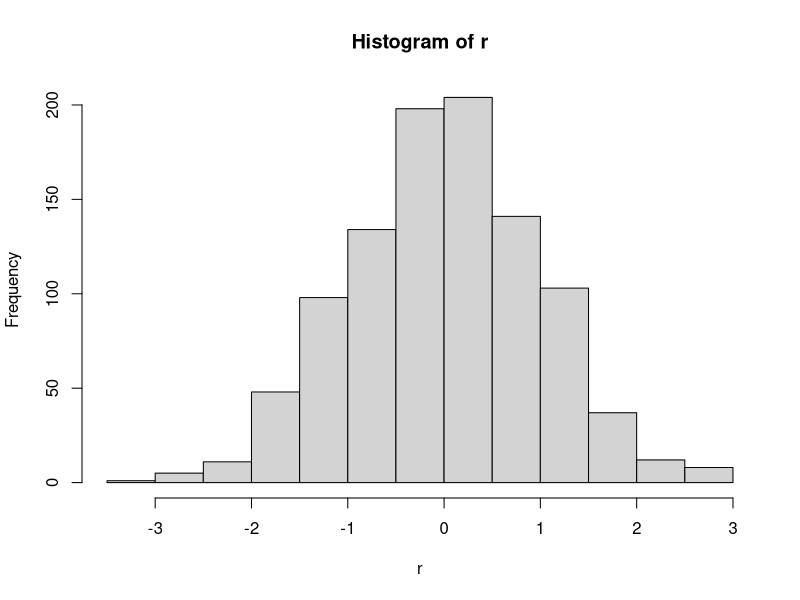
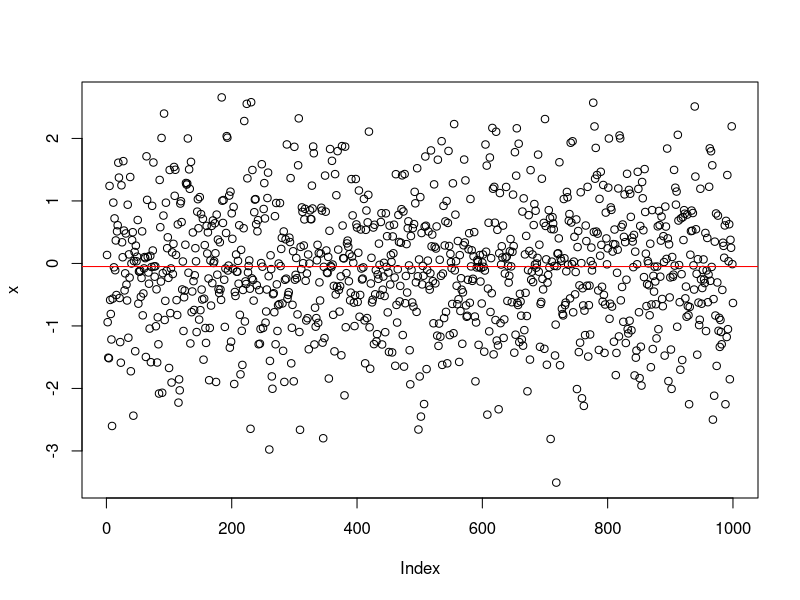
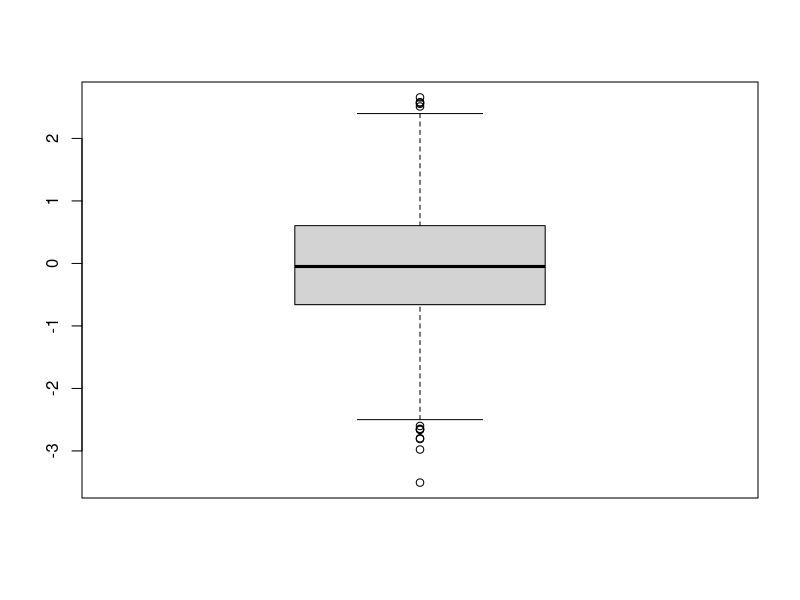
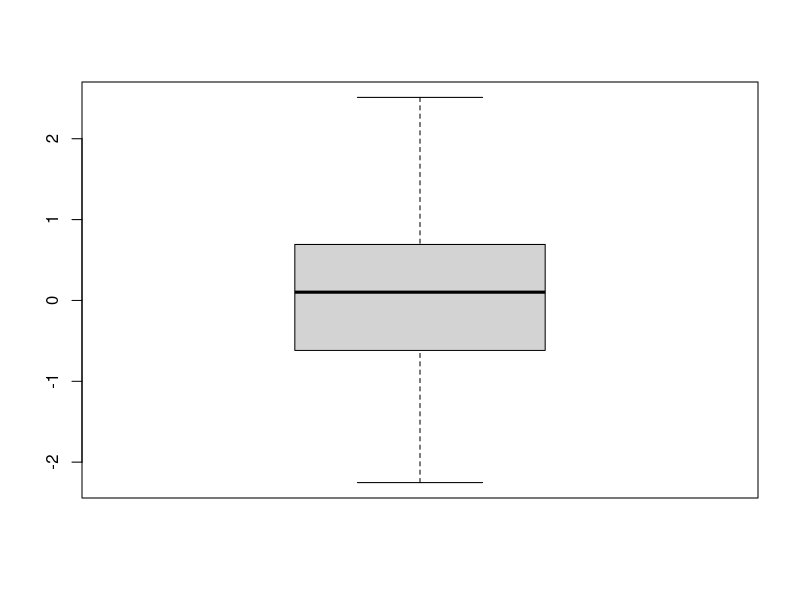
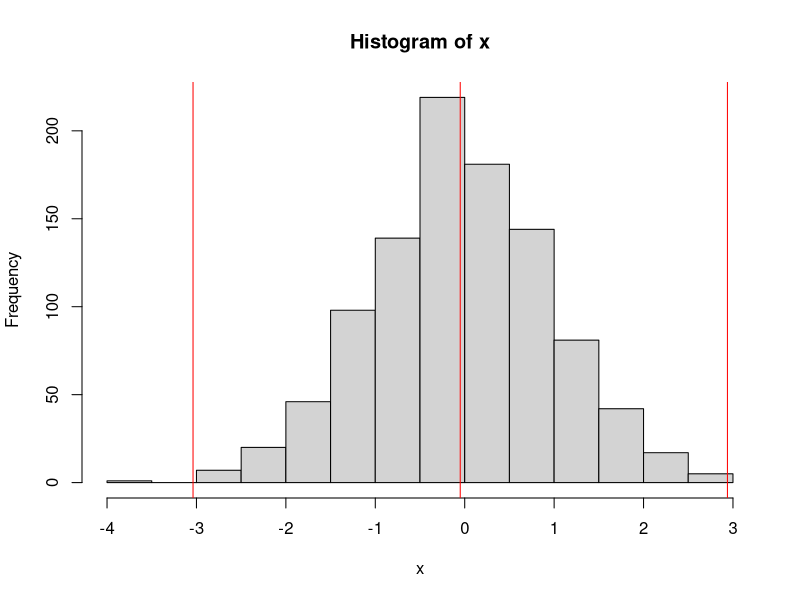
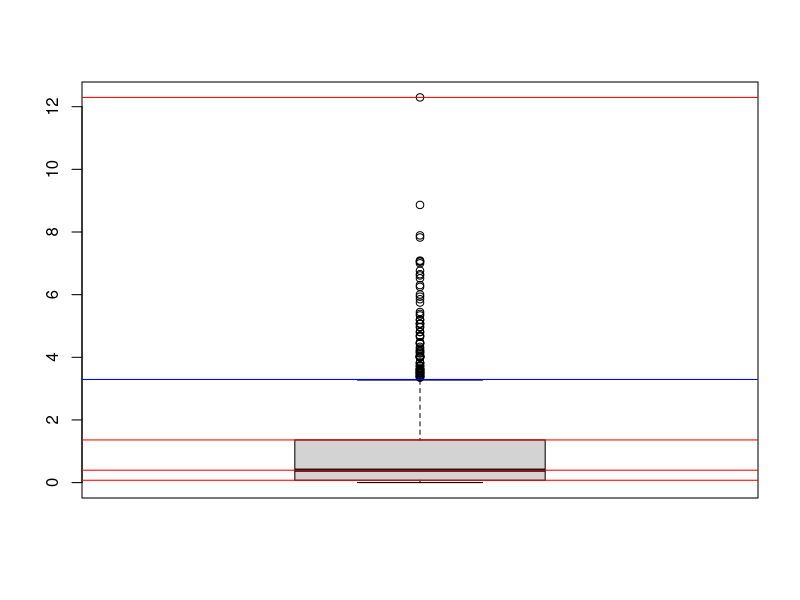
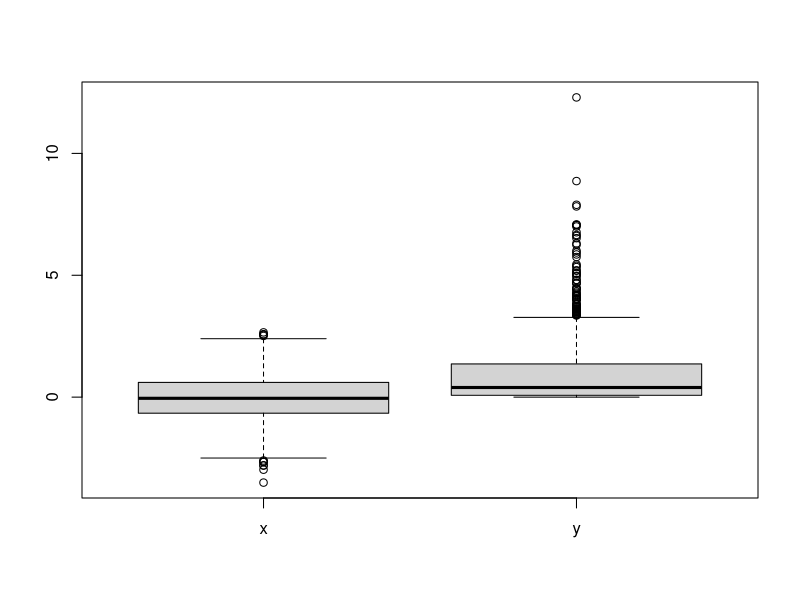
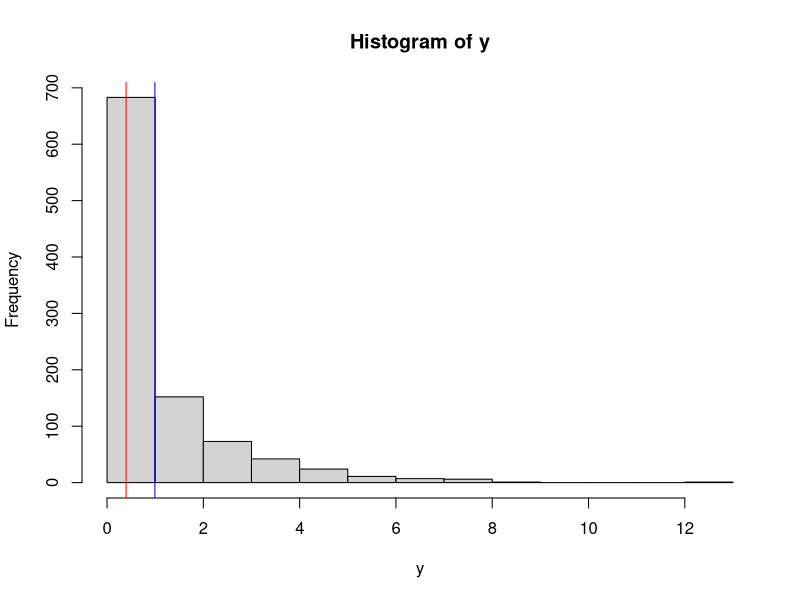

These figures' R source, in order:

a = 3 + 4
b = 4 * a
c = b/a
d = c - a
print(a)
print(b)
print(c)
print(d)

# arithmatic operations on vectors
v1 = 1 : 20
v2 = 11 : 30 

# to perform arithmatics, all the vectors should be same length
# all the operations are performed elementwise.
v3 = v1 + v2
v4 = v1/v2
v5 = v1 * v2
print(v1)
print(v2)
print(v3)
print(v4)
print(v5)

a = log(10)
b = exp(1)
print(a)
print(b)

# If you want logs to the base 10, then there is a separate function
c = log10(25)
print(c)
#Logs to other bases Suppose you want log to base 3 of 9:
d = log(9, base = 3)
print(d)

# sin and cos functions
x = sin(4)
y = cos(45)
print(x)
print(y)

# other useful functions
print(floor(x))
print(ceiling(x))
print(round(x))
print(abs(x)) # absolute value
print(sqrt(y)) # square root

# we can define a sequence of number using seq function
s = seq(from=1, to=10, by=1); print(s)
t = seq(5, 20, 5); print(t)

#If you know how long the sequence should be, but don’t know the exact upper value, use the length option as below.
s2 = seq(from=0, by=0.03, length=15); print(s2) # this gives a vector with 15 elements

#Sequences can also be constructed in descending order
s3 = seq(20,5, -3); print(s3)

# one can use : istead of seq
s4 = 1:13; print(s4)


# we can now concatenate the sequences using c() function
s5 =  c(s, s3); print(s5)
s6 <- c("This", "is", "an", "example"); print(s6) 

# sometimes we need to replicate a sequence or a value: rep(pattern, number of times)
r1 = rep(1, 5); print(r1)
r2 = rep(s3, 2); print(r2)
r3 = rep(c(0, "x"), 3); print(r3)

height <- 60:68
weight <- c(seq(120, 155, 5), 135)
print(weight[1]) # prints the first element of the weight sequence

# use the logical indexing
print(weight < 140) # gives true or false 
print(weight[weight < 140]) # logical index
print(weight[height>65])


# remove elements by negative index
w2 = weight[-2:-4] # removes the elements 2, 3, and 4 from the sequence
print(w2) # the original weitht had 9 elements, this should have 6.

# to generate a matrix we use matrix(data, nrow, ncol, byrow=F)
m1 = matrix(seq(1, 34, 3), nrow = 3, ncol = 4); print(m1)
m2 = matrix(1:6, nrow=2);  print(m2) # this will fill the matrix col by col
m3 = matrix(1:6, nrow=2, byrow=T); print(m3) # this will fill the matrix row by row


# combine matrices: cbind and rbind
x1= rbind(c(1,2), c(3,4))
x2 <- 10+x1
cbind(x1, x2)
rbind(x1, x2)
cbind(1, x1) # adds one col of ones to the left of x1


# Rules for Computations with Matrices
A <- matrix(0:5, 2, 3)
B <- matrix(seq(0, 10, 2), 2, 3)
C = A * B # this is elementwise
#D = A %*% B # this is matrix multiplication. But gives error because the dimensions does not match
print(C)


# transpose of a matrix 
D = t(A) %*% B # t(A) gives the transpose of A
print(D)

name=c('A','B','C','D','E')
age=c(20,21,22,21,20)
height=c(170,171,175,165,181)
gender=c('M','F','M','F','M')
d<-data.frame(name,age,height,gender)
print(d)

# we can get the cols of d as follows,
d$name # this gives a vector
# or
d[1] # this gives a dataframe
d[[2]] # this gives a vector
d[[2]][2:3]

library(MASS)
head(d, n=3)
tail(d, n=3)

x <- 1:10
y <- c(T,F,T)
z <- c("Hey", "You")
L <- list(x, y, z)
print(L)
print(L[[1]])

for(i in 1:10) { print(i) }

a = numeric(5) # initiate the value of a
for (i in seq(1, 5)){
    a[i] = 2 * i + 1
}
print(a)

# while
x = 0
while(x < 5) {
    print(x)
    x = x + 1
}

# function for normal distribution
x <- pretty(c(-3,3), 30) #Compute a sequence of about n+1 equally spaced ‘round’ values which cover the range of the values in x
y <- dnorm(x) # generates normal density
#print(y)
#plot(x, y, type='l', xlab="Normal Deviate", ylab="Density", yaxs="i")

# cumulative normal probability for q 
print(pnorm(1.2)) # gives the probability value
x = seq(-3, 3, 1)
print(pnorm(x, m = 0, sd = 0.5))

# gives the quantile
qnorm(0.9) # gives the value at which the probability is 0.9

# generate a random variable
r = rnorm(1000, m=0,sd=1)
#print(r)
hist(r)

# let us generate some random numbers from normal distribution
x = rnorm(1000) # 100 numbers from normal dist
plot(x)
abline(h = mean(x), col = 'red') # plots a horizontal line

boxplot(x) # this gives the boxplot of x
# now let us find the meaan and standard deviation of x

# let me sample from x and genrate a boxplot
x.sampled = sample(x, 200)
boxplot(x.sampled)

m = mean(x)
sigma = sd(x)
hist(x) # plot the histogram
abline(v = m, col = 'red') # adds a vertical line
abline(v = m +3*sigma, col = 'red')
abline(v = m - 3*sigma, col = 'red')

# now let us square the values of the x and plot that.
y = x^2
boxplot(y) # this gives chi-square distribution
# now let us add the quartiles
q = quantile(y, c(0.25, 0.5, 0.75, 1), type = 1) # this gives the quartile of data
print(q)
abline(h = q[1], col= 'red')
abline(h = q[2], col= 'red')
abline(h = q[3], col= 'red')
abline(h = q[4], col= 'red')
abline(h = 1.5 * (q[3] - q[1]) + q[3], col = 'blue')

## plot x and y in same boxplot
z = cbind(x, y)
dim(z) # gives the dimension of z
boxplot(z)

# now let us find the mean, std, median of y
m = mean(y)
s = sd(y)
md = median(y)
hist(y)
abline(v = m, col = 'blue')
abline(v=md, col = 'red')

# let me generate a time-series data
x = rnorm(100)
y = numeric(100)
y[1] = x[1]
for (i in seq(2, length(x))) {
    y[i] = y[i-1] + x[i]
}
plot(y, xlab = 'time', ylab = 'time', pch = 16, cex=1)
lines(y)
